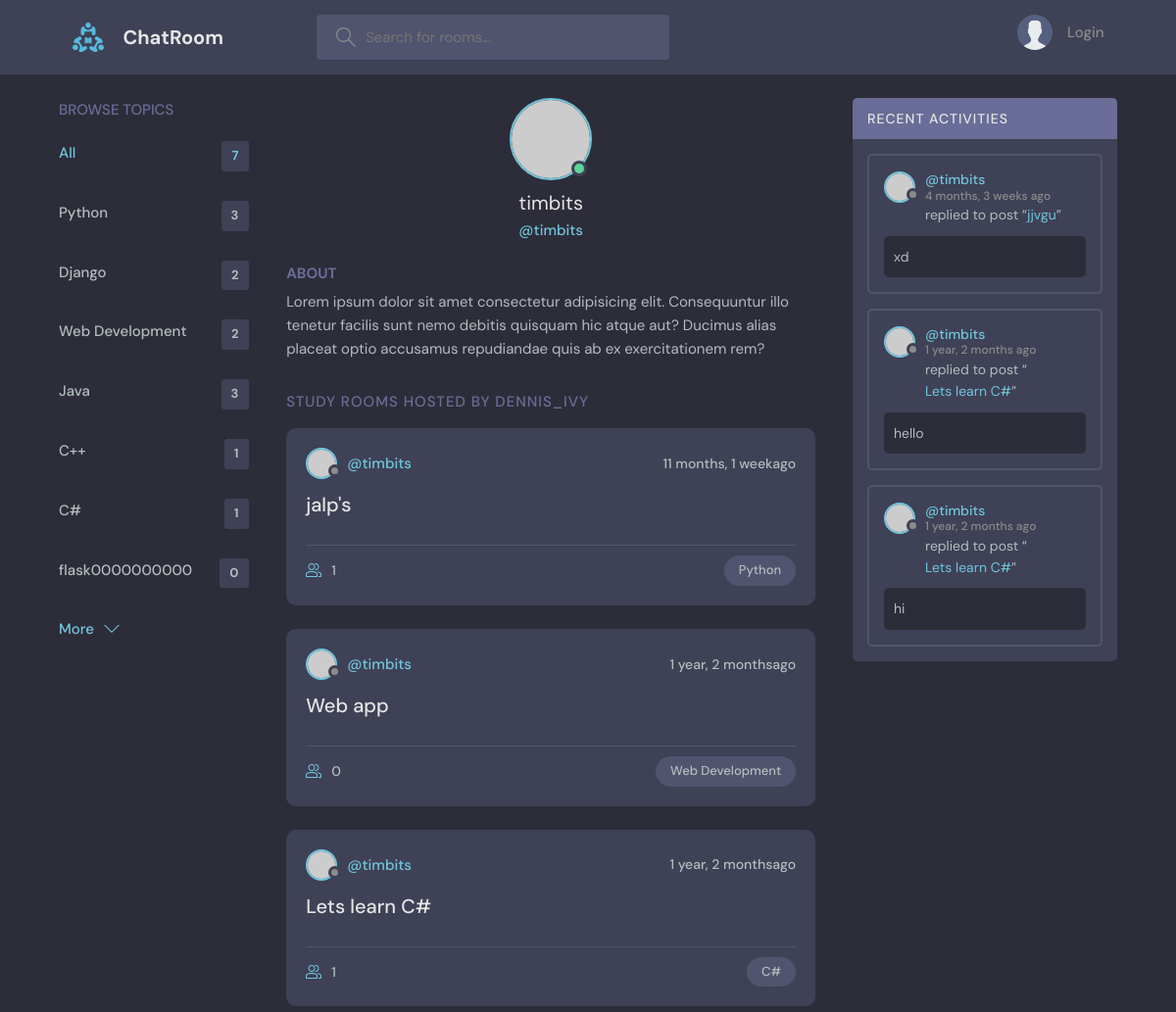
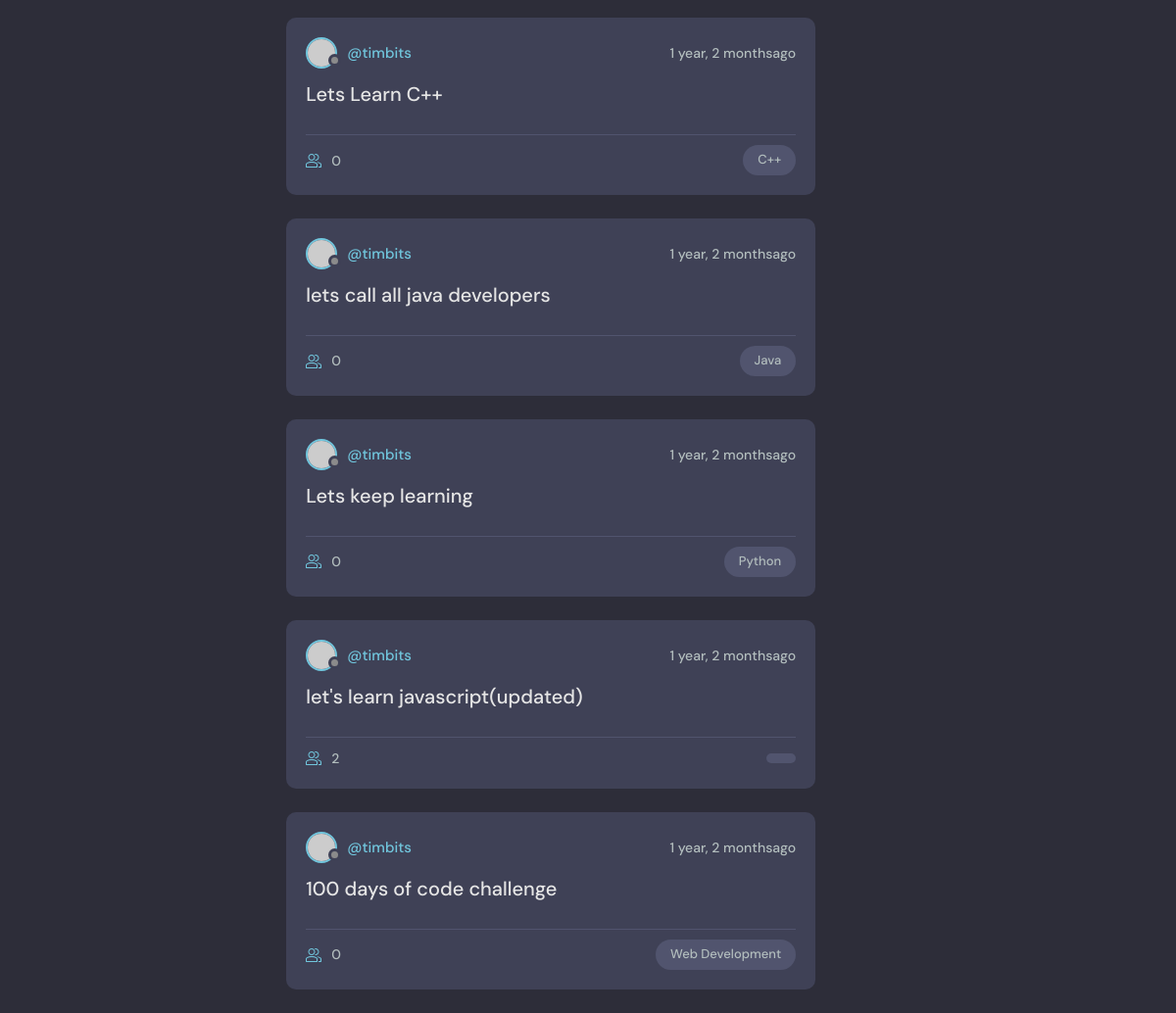
Page /profile/1/ on the committed database (2 pictures, top to bottom).
### base/models.py (models this page shows, shortened)
class Topic(models.Model):
    name = models.CharField(max_length=200)

class Room(models.Model):
    host= models.ForeignKey(User, on_delete=models.CASCADE,null=True)
    topic=models.ForeignKey(Topic, on_delete=models.SET_NULL, null=True)
    name = models.CharField(max_length=200)
    description = models.TextField(null=True, blank=True)
    participants = models.ManyToManyField(User, related_name='partcipants', blank=True)
    updated = models.DateTimeField(auto_now=True)
    created = models.DateTimeField(auto_now_add=True)
    class Meta:
        ordering = ['-updated', '-created']
    def __str__(self):
        return self.name

class Message(models.Model):
    user = models.ForeignKey(User, on_delete=models.CASCADE)
    room = models.ForeignKey(Room, on_delete=models.CASCADE)
    body = models.TextField()
    updated = models.DateTimeField(auto_now=True)
    created = models.DateTimeField(auto_now_add=True)
    class Meta:
        ordering = ['-updated', '-created']

### base/views.py (the view)
# urls.py: path('profile/<str:pk>/', views.userProfile, name="user-profile"),
def userProfile(request, pk):
    user = User.objects.get(id=pk)
    rooms = user.room_set.all()
    room_messages = user.message_set.all()
    topics = Topic.objects.all()
    context={'user':user, 'rooms':rooms, 'room_messages' :room_messages, 'topics':topics }
    return render(request, 'base/profile.html', context)

### base/templates/base/profile.html (shortened to what this page needs)
{% extends 'main.html' %}
{% block content %}
  <main class="profile-page layout layout--3">
    <div class="container">
      {% include 'base/topics_component.html' %}
      <div class="roomList">
        <div class="profile">
          <div class="profile__avatar">
            <div class="avatar avatar--large active">
              <img src="https://randomuser.me/api/portraits/men/37.jpg" />
            </div>
          </div>
          <div class="profile__info">
            <h3>{{user.username}}</h3>
            <p>@{{user.username}}</p>
          </div>
          <div class="profile__about">
            <h3>About</h3>
            <p>
              Lorem ipsum dolor sit amet consectetur adipisicing elit. Consequuntur illo tenetur
              facilis sunt nemo debitis quisquam hic atque aut? Ducimus alias placeat optio
              accusamus repudiandae quis ab ex exercitationem rem?
            </p>
          </div>
        </div>
        <div class="roomList__header">
          <div>
            <h2>Study Rooms Hosted by dennis_ivy</a>
            </h2>
          </div>
        </div>
        {% include 'base/feed_component.html' %}
      </div>
      {% include 'base/activity_component.html' %}
    </div>
  </main>
{% endblock content %}

### templates/main.html (shortened to what this page needs)
<!DOCTYPE html>
{% load static %}
<html lang="en">
  <head>
    <link rel="stylesheet" href="{% static 'styles/style.css' %}" />
  </head>
  <body>
    {%include 'navbar.html'%}
    {% block content %}
    {% endblock %}
  </body>
</html>

### templates/navbar.html (shortened to what this page needs)
{% load static %}
<header class="header header--loggedIn">
    <div class="container">
      <a href="{% url 'home' %}" class="header__logo">
        <img src="{% static 'images/logo.svg' %}" />
        <h1>ChatRoom</h1>
      </a>
      <form class="header__search" method="GET" action="{% url 'home' %}">
        <label>
          <input name= "q" placeholder="Search for rooms..." />
        </label>
      </form>
      <nav class="header__menu">
        {% if request.user.is_authenticated %}
        <div class="header__user">
          <a href="{% url 'update-user' %}">
            <div class="avatar avatar--medium active">
              <img src="https://randomuser.me/api/portraits/men/37.jpg" />
            </div>
            <p>{{request.user.username}}<span>@{{request.user.username}}</span></p>
          </a>
          <button class="dropdown-button">
            <svg version="1.1" xmlns="http://www.w3.org/2000/svg" width="32" height="32" viewBox="0 0 32 32">
              <title>chevron-down</title>
              <path d="M16 21l-13-13h-3l16 16 16-16h-3l-13 13z"></path>
            </svg>
          </button>
        </div>
        {% else %}
        <a href="{% url 'login' %}">
          <img src="{% static 'images/avatar.svg' %}" />
          <p>Login</p>
        </a>
        {% endif %}
      </nav>
    </div>
  </header>

### base/templates/base/topics_component.html
<div class="topics">
    <div class="topics__header">
      <h2>Browse Topics</h2>
    </div>
    <ul class="topics__list">
      <li>
        <a href="{% url 'home' %}" class="active">All<span>{{topics.count}}</span></a>
      </li>
      {% for topic in topics %}
      <li>
        <a href="{% url 'home' %}?q={{topic.name}}">{{topic.name}}<span>{{topic.room_set.all.count}}</span></a>
      </li>
      {% endfor %}
    </ul>
    <a class="btn btn--link" href="{% url 'topics' %}">
      More
      <svg version="1.1" xmlns="http://www.w3.org/2000/svg" width="32" height="32" viewBox="0 0 32 32">
        <title>chevron-down</title>
        <path d="M16 21l-13-13h-3l16 16 16-16h-3l-13 13z"></path>
      </svg>
    </a>
  </div>

### base/templates/base/feed_component.html (shortened to what this page needs)
{% for room in rooms %}
<div class="roomListRoom">
    <div class="roomListRoom__header">
      <a href="{% url 'user-profile' room.host.id %}" class="roomListRoom__author">
        <div class="avatar avatar--small">
          <img src="https://randomuser.me/api/portraits/men/37.jpg" />
        </div>
        <span>@{{room.host.username}}</span>
      </a>
      <div class="roomListRoom__actions">
        <span>{{room.created|timesince}}ago</span>
      </div>
    </div>
    <div class="roomListRoom__content">
      <a href="{% url 'room' room.id %}">{{room.name}}</a>
    </div>
    <div class="roomListRoom__meta">
      <a href="{% url 'room' room.id %}" class="roomListRoom__joined">
        {{room.participants.all.count}}
      </a>
      <p class="roomListRoom__topic">{{room.topic.name}}</p>
    </div>
  </div>
  {% endfor %}

### base/templates/base/activity_component.html (shortened to what this page needs)
<div class="activities">
    <div class="activities__header">
      <h2>Recent Activities</h2>
    </div>
    {% for message in room_messages %}
    <div class="activities__box">
      <div class="activities__boxHeader roomListRoom__header">
        <a href="{% url 'user-profile' message.user.id %}" class="roomListRoom__author">
          <div class="avatar avatar--small">
            <img src="https://randomuser.me/api/portraits/women/11.jpg" />
          </div>
          <p>
            @{{message.user}}
            <span>{{message.created|timesince}} ago</span>
          </p>
        </a>
      </div>
      <div class="activities__boxContent">
        <p>replied to post “<a href="{% url 'room' message.room.id %}">{{message.room}}</a>”</p>
        <div class="activities__boxRoomContent">
          {{message.body}}
        </div>
      </div>
    </div>
    {% endfor %}
  </div>

### rows in the picture
Topic: name "Python", room_set.all.count "3"
Topic: name "Django", room_set.all.count "2"
Topic: name "Web Development", room_set.all.count "2"
Topic: name "Java", room_set.all.count "3"
Topic: name "C++", room_set.all.count "1"
Topic: name "C#", room_set.all.count "1"
Topic: name "flask0000000000", room_set.all.count "0"
Room: host.username "timbits", created "11 months, 1 week", name "jalp's", participants.all.count "1", topic.name "Python"
Room: host.username "timbits", created "1 year, 2 months", name "Web app", participants.all.count "0", topic.name "Web Development"
Room: host.username "timbits", created "1 year, 2 months", name "Lets learn C#", participants.all.count "1", topic.name "C#"
Room: host.username "timbits", created "1 year, 2 months", name "Lets Learn C++", participants.all.count "0", topic.name "C++"
Room: host.username "timbits", created "1 year, 2 months", name "lets call all java developers", participants.all.count "0", topic.name "Java"
Room: host.username "timbits", created "1 year, 2 months", name "Lets keep learning", participants.all.count "0", topic.name "Python"
Room: host.username "timbits", created "1 year, 2 months", name "let's learn javascript(updated)", participants.all.count "2"
Room: host.username "timbits", created "1 year, 2 months", name "100 days of code challenge", participants.all.count "0", topic.name "Web Development"
Message: user "timbits", created "4 months, 3 weeks", room "jjvgu", body "xd"
Message: user "timbits", created "1 year, 2 months", room "Lets learn C#", body "hello"
Message: user "timbits", created "1 year, 2 months", room "Lets learn C#", body "hi"

### other values in the picture
{{ topics.count }} "7"
{{ user.username }} "timbits"
